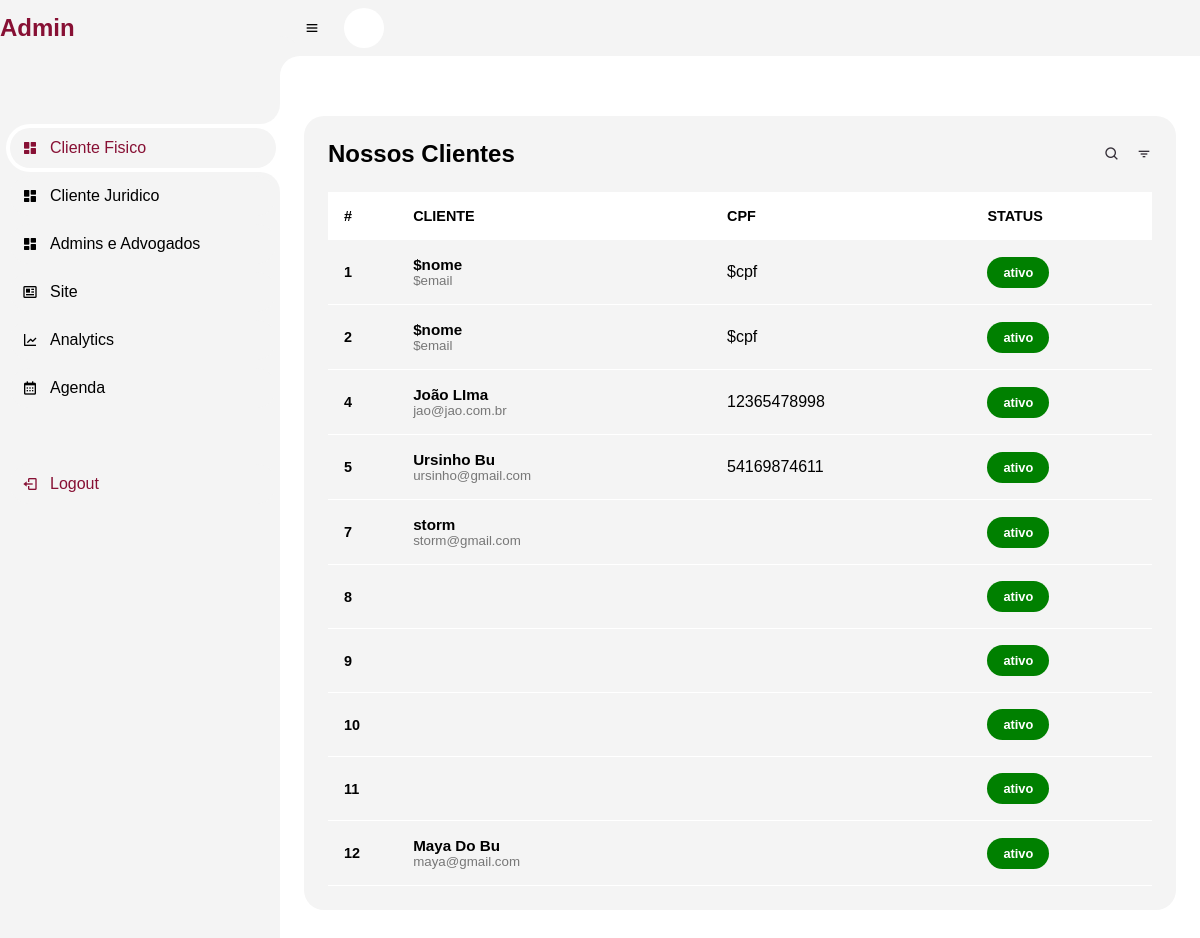
Page /admin-dash.php on the earlier database version.
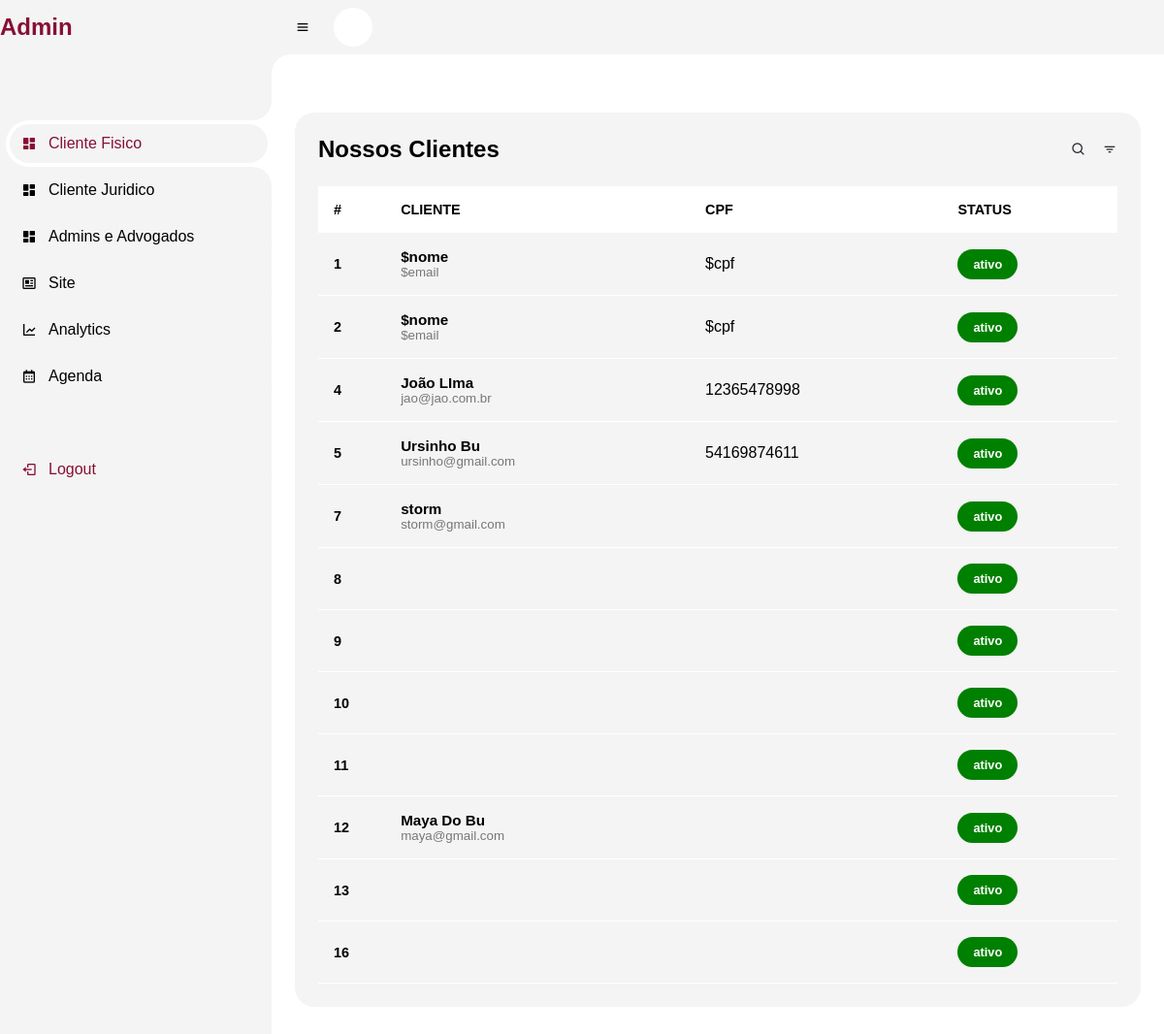
Same page on the later database version.
### tables this page shows
CREATE TABLE IF NOT EXISTS `cadastro_login_cliente` (
  `cod` int(11) NOT NULL AUTO_INCREMENT,
  `nome` varchar(100) NOT NULL,
  `email` varchar(100) NOT NULL,
  `celular` varchar(15) NOT NULL,
  `endereco` varchar(100) NOT NULL,
  `cidade` varchar(50) NOT NULL,
  `senha` varchar(32) NOT NULL,
  `cpf` varchar(11) NOT NULL,
  `cnpj` varchar(15) NOT NULL,
  `foto` varchar(100) NOT NULL,
  PRIMARY KEY (`cod`)
);

### admin-dash.php (the view, shortened to what this page needs)
<?php
include('menu-admin.php');
?>
<html lang="en">
<head>
    <link rel="stylesheet" href="css/admin.css">
    <link rel="stylesheet" href="https://maxst.icons8.com/vue-static/landings/line-awesome/line-awesome/1.3.0/css/line-awesome.min.css">
</head>
<body class="dark">
    <section id=content>
        <main>
            <?php
            require('connect.php');
            $perfis = mysqli_query($con, "SELECT * FROM `cadastro_login_cliente`");
            echo   "<div class=table-data>";
            echo    "<div class=order>";
            echo      "<div class=head>";
            echo          " <h3>Nossos Clientes</h3>";
            echo            "<i class='bx bx-search'></i>";
            echo            "<i class='bx bx-filter'></i>";
            echo       "</div>";
            echo       "<table width=100%>";
            echo              "<thead>";
            echo                "<tr>";
            echo                     "<th>#</th>";
            echo                    "<th></span>CLIENTE</th>";
            echo                    "<th></span>CPF</th>";
            echo                  "<th></span>STATUS</th>";
            while($perfil = mysqli_fetch_array($perfis)){
            echo             "</tr>";
            echo        "</thead>";
            echo        "<tbody>";
            echo          "<tr>";
            echo              "<td class=cod>$perfil[cod]</td>";
            echo             "<td>";
            echo   "<div class=client>";
            echo   "<div class=client-info>";
            echo  "<h4>$perfil[nome]</h4>";
            echo  "<small>$perfil[email]</small>";
            echo   "</div>";
            echo  "</div>";
            echo  "</td>";
            echo  "<td>$perfil[cpf]</td>";
            echo  "<td>";
            echo  "<span class=status>ativo</span>";
            echo "</td>";
        }
            echo  "</tr>";
            echo        "</tbody>";
            echo   "</table>";
            echo   "</div>";
            ?>
        </main>
    </section>
</body>
</html>

Differences in the rows shown:
added cadastro_login_cliente: cod "13"
added cadastro_login_cliente: cod "16"
